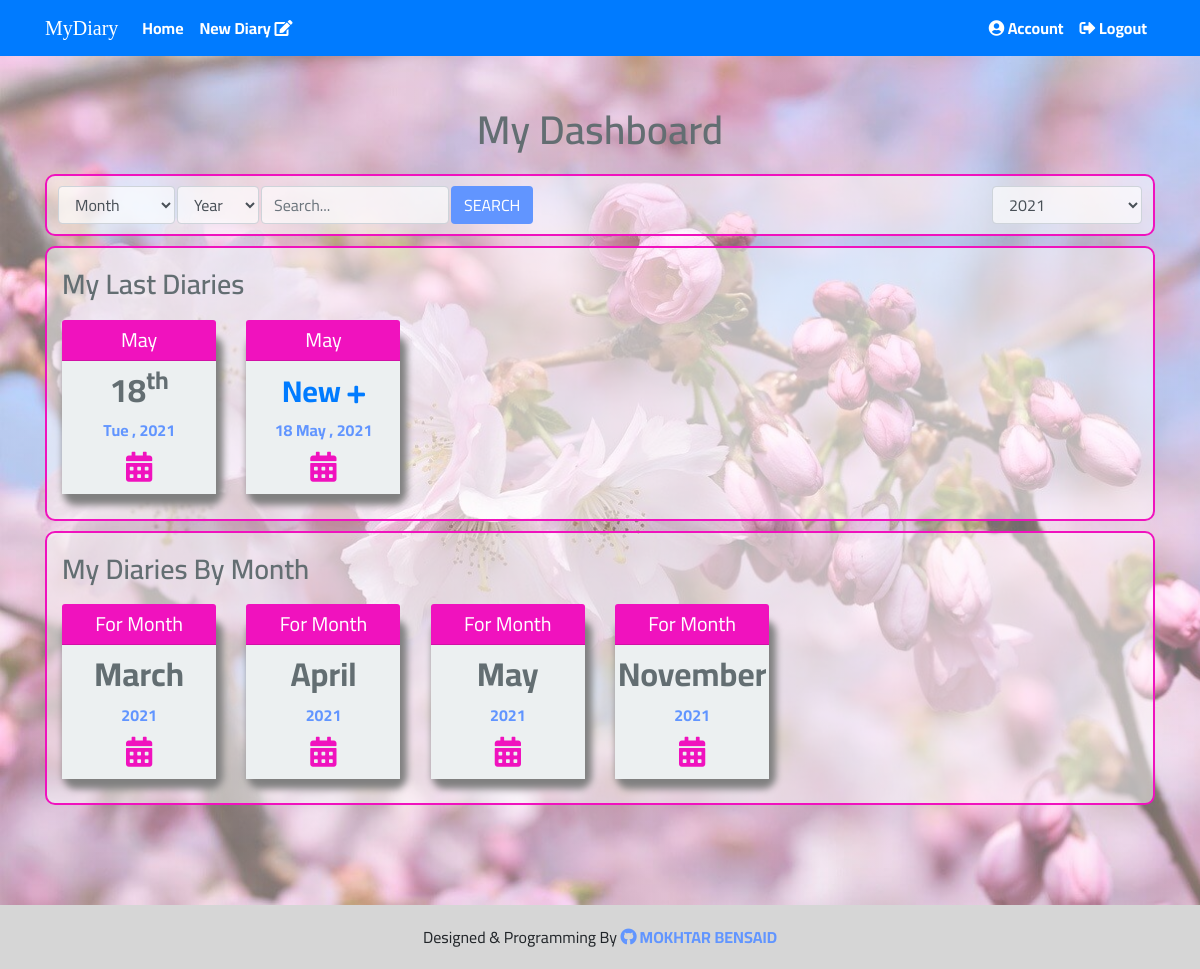
The page / (signed in) on the database its author committed.
### tables this page shows
CREATE TABLE `diaries` (
  `id` int(11) NOT NULL,
  `user_id` int(11) NOT NULL,
  `title` varchar(255) NOT NULL DEFAULT 'title',
  `content` text NOT NULL,
  `date` date NOT NULL,
  `time` time NOT NULL
);

### index.php (the view, shortened to what this page needs)
<?php
include 'initial.php';
include $templates.'navbar.php';
 $yearid = isset($_GET['year']) && is_numeric($_GET['year']) ? intval($_GET['year']) :0 ;
 $curYear = date("Y");
 $id = $_SESSION['uid'];
$stmt = $conn->prepare("SELECT * FROM diaries WHERE DATE_FORMAT(date,'%Y')= $curYear AND user_id = $id ORDER BY date DESC LIMIT 5");
$stmt->execute();
$rows = $stmt->fetchAll();
?>
<div class="dashboard">
  <h1 class="custom-title text-center">My Dashboard</h1>
  <div class="container">
    <div class="search-box">
      <select class="form-control year" onchange="location = this.value;">
          <?php
          $stmt3 = $conn->prepare("SELECT DISTINCT DATE_FORMAT(date,'%Y') AS Year FROM diaries WHERE user_id = $id ORDER BY Year");
          $stmt3->execute();
          $years = $stmt3->fetchAll();
            foreach ($years as $year) {
           echo '<option value="index.php?year='.$year['Year'].'"';
             if ($year['Year'] == $yearid) {
               echo 'selected';
          }else{
           if ($year['Year'] == $curYear) {
             echo 'selected';
            }
         }
         echo '>'.$year['Year'].'</option>';
         }
         ?>
      </select>
      <form class="form-inline search-form" method="POST" action="search.php">
        <select name="month" class="form-control">
          <option value="">Month</option>
        </select>
        <select name="year" class="form-control">
          <option value="">Year</option>
        </select>
        <input class="form-control" name="search" type="search" placeholder="Search..." required>
        <button class="btn custom-btn search-btn" name="submit1" type="submit">Search</button>
      </form>
    </div>
    <div class="last-diaries">
      <h3 class="last-diaries-title">My Last Diaries</h3>
      <div class="row">
        <?php
          foreach ($rows as $row) {
             $dateYear = date("D , Y", strtotime($row['date']));
             $dayNumber = date("j<\s\u\p>S</\s\u\p>", strtotime($row['date']));
             $Month = date("M", strtotime($row['date']));
        ?>
        <div class="col-xs-6 col-sm-6 col-md-4 col-lg-2">
          <a class="diary-visit-link" href="diary.php?diaryid=<?php echo $row['id']; ?>">
            <div class="diary-box text-center">
              <div class="card mb-3">
                <div class="card-header"><?php echo $Month  ?></div>
                <div class="card-body text-success">
                  <h3 class="diary-num-day"><?php echo $dayNumber ?></h3>
                  <p class="diary-day"><?php echo $dateYear  ?></p>
                  <p class="calendar-icon"><i class="fas fa-calendar-alt"></i></p>
                </div>
              </div>
            </div>
          </a>
        </div>
        <?php  } ?>
        <div class="col-xs-6 col-sm-6 col-md-4 col-lg-2">
          <a class="diary-visit-link" href="newdiary.php">
          <div class="diary-box text-center">
              <div class="card border-success mb-3">
                <div class="card-header"><?php echo date("M");  ?></div>
                <div class="card-body text-success">
                  <h3 class="diary-num-day"><a href="newdiary.php">New <i class="fas fa-plus"></i></a></h3>
                  <p class="diary-day"><?php echo date("d M , Y")  ?></p>
                  <p class="calendar-icon"><i class="fas fa-calendar-alt"></i></p>
                </div>
              </div>
            </div>
          </a>
        </div>
      </div>
    </div>
    <div class="diaries-months">
      <h3 class="last-diaries-title">My Diaries By Month</h3>
      <div class="row">
        <?php
        $stmt = $conn->prepare("SELECT DISTINCT DATE_FORMAT(date,'%M') AS month FROM diaries WHERE user_id = $id");
        $stmt->execute();
        $months = $stmt->fetchAll();
          foreach ($months as $month) {
             $Year = date("Y", strtotime($row['date']));
             $Month = date("n", strtotime($month['month']));
        ?>
        <div class="col-xs-6 col-sm-6 col-md-4 col-lg-2">
          <a class="diary-visit-link" href="month-diaries.php?year=<?php
          if($Year == $yearid){
             echo $Year ;
         }else{
             echo $curYear;
           }?>&monthid=<?php echo $Month; ?>">
            <div class="diary-box text-center">
              <div class="card border-success mb-3">
                <div class="card-header">For Month</div>
                <div class="card-body text-success">
                  <h3 class="diary-num-day"><?php echo $month['month'] ?></h3>
                  <p class="diary-day"><?php echo $Year  ?></p>
                  <p class="calendar-icon"><i class="fas fa-calendar-alt"></i></p>
                </div>
              </div>
            </div>
          </a>
        </div>
        <?php  } ?>
      </div>
    </div>
  </div>
</div>
<?php
include $templates.'footer.php';
?>

### themes/css/style.css (style rules this page uses)
body { font-family: 'Cairo', sans-serif; }
.custom-title { padding-top: 50px; color: #636e72; font-family: 'Cairo', sans-serif; font-weight: 600; margin-bottom: 20px }
h3 { color: #636e72; font-family: 'Cairo', sans-serif; font-weight: 600; }
.custom-btn { background-color: #6195ff; color: #fff; }
.search-box { padding: 0 10px; border: 2px solid #F012BE; border-radius: 10px; position: relative; background-color: #ffffff80; }
.search-box .form-control { margin: 10px 1px; background-color: #ffffffad }
.search-box .search-btn { margin: 10px 1px; text-transform: uppercase; transition: all .5s ease-in-out; }
.search-box .year { width: 150px; position: absolute; right: 10px; top: 0px; }
.dashboard { background:linear-gradient(rgba(255, 250, 250, 0.43),rgba(255, 250, 250, 0.43)),url(../images/background11.jpg); background-size: cover; background-repeat: no-repeat; min-height: 100vh; padding-bottom: 100px }
.search .search-results, .dashboard .last-diaries, .dashboard .diaries-months { padding: 20px 15px; overflow: hidden; border: 2px solid #F012BE; border-radius: 10px; margin-top: 10px; background-color: #ffffff80; }
.dashboard .diary-box { border-radius: 10px !important; }
.dashboard .diary-box .card { border: none; width: 154px; height: 163px; border-radius: 10px !important; margin: 10px auto; box-shadow: 4px 19px 7px 3px grey }
.dashboard .diary-box .card-header { background-color: #F012BE; color: #fff; font-size: 20px; padding: 5px; }
.dashboard .diary-box .card-body { padding: 10px 0 0; background-color: #e8ffe7; transition: all .5s ease-in-out; background-color: #ecf0f1 }
.dashboard .diary-box .diary-num-day { font-size: 33px; font-weight: bold; }
.dashboard .diary-box .diary-num-day a { text-decoration: none; font-size: 30px; }
.dashboard .diary-box .diary-num-day a i { font-size: 20px }
.dashboard .diary-box .diary-day { margin-bottom: 10px; color: #6195ff; font-weight: 700; }
.dashboard .diary-box .calendar-icon { margin-top: 10px; margin-bottom: 10px; }
.dashboard .diary-box .calendar-icon i { font-size: 30px; color: #F012BE }

### rows shown on the page
diaries: date "May", date "18 th", date "Tue , 2021", date "2021"

### other values the page prints
$month['month'] "March"
$month['month'] "April"
$month['month'] "May"
$month['month'] "November"
form field value "2021"
